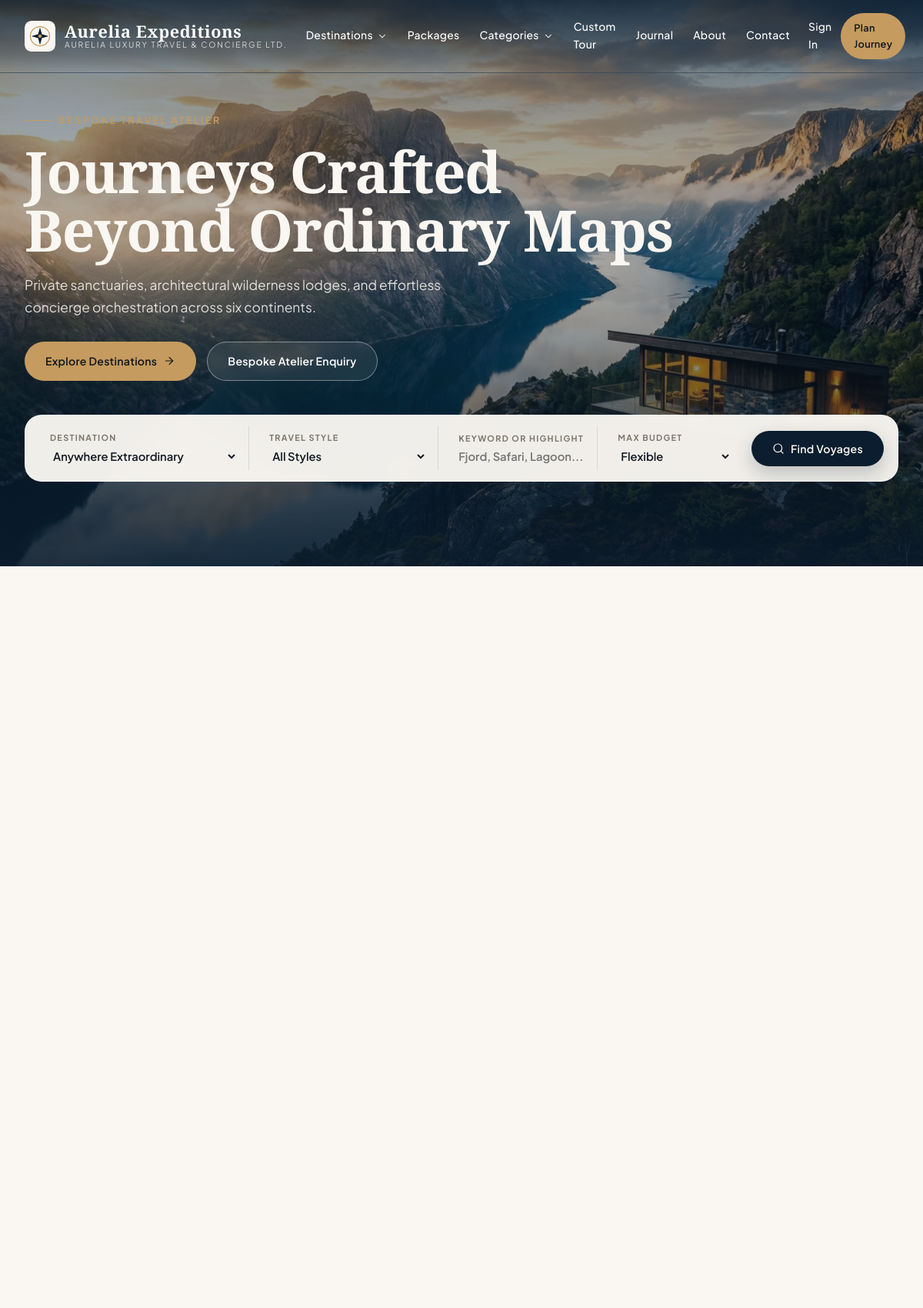
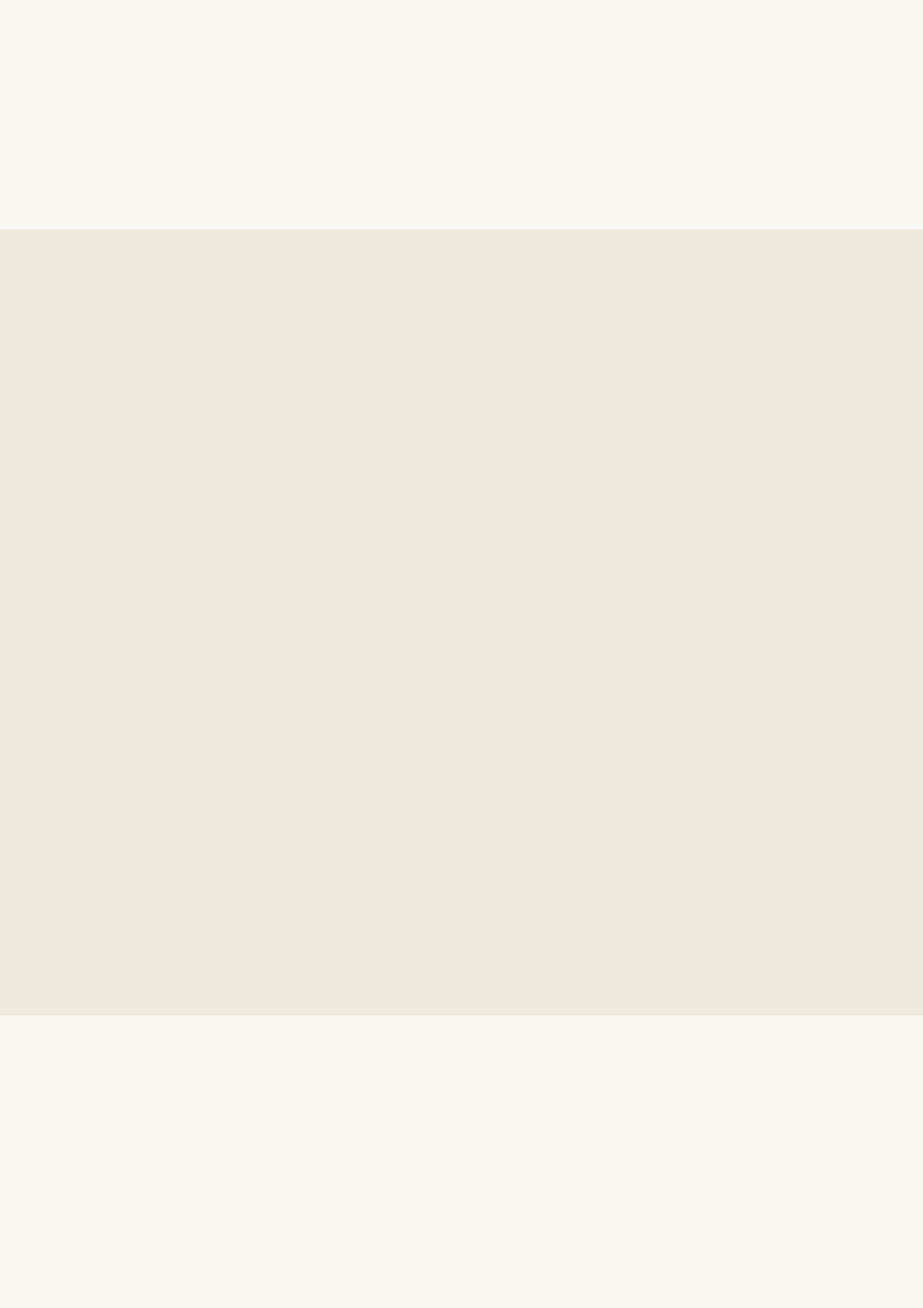
The page / (upper part) on the database its author committed (2 pictures, top to bottom).
### tables this page shows
CREATE TABLE `website_menus` (
  `id` INT UNSIGNED NOT NULL AUTO_INCREMENT,
  `location` ENUM('header','footer_explore','footer_company','footer_legal') NOT NULL DEFAULT 'header',
  `parent_id` INT UNSIGNED NULL,
  `label` VARCHAR(80) NOT NULL,
  `url` VARCHAR(255) NOT NULL,
  `sort_order` INT NOT NULL DEFAULT 0,
  `is_active` TINYINT(1) NOT NULL DEFAULT 1,
  `open_new_tab` TINYINT(1) NOT NULL DEFAULT 0,
  `created_at` TIMESTAMP NOT NULL DEFAULT CURRENT_TIMESTAMP,
  `updated_at` TIMESTAMP NOT NULL DEFAULT CURRENT_TIMESTAMP ON UPDATE CURRENT_TIMESTAMP,
  PRIMARY KEY (`id`),
  CONSTRAINT `fk_menu_parent` FOREIGN KEY (`parent_id`) REFERENCES `website_menus` (`id`) ON DELETE CASCADE
);

CREATE TABLE `homepage_sections` (
  `id` INT UNSIGNED NOT NULL AUTO_INCREMENT,
  `section_key` VARCHAR(60) NOT NULL,
  `title` VARCHAR(200) NOT NULL,
  `subtitle` TEXT NULL,
  `badge_text` VARCHAR(100) NULL,
  `cta_text` VARCHAR(80) NULL,
  `cta_link` VARCHAR(200) NULL,
  `background_image` VARCHAR(255) NULL,
  `config_json` JSON NULL,
  `sort_order` INT NOT NULL DEFAULT 0,
  `is_active` TINYINT(1) NOT NULL DEFAULT 1,
  `updated_at` TIMESTAMP NOT NULL DEFAULT CURRENT_TIMESTAMP ON UPDATE CURRENT_TIMESTAMP,
  PRIMARY KEY (`id`),
  UNIQUE KEY `uq_hs_key` (`section_key`)
);

### views/frontend/home.php (the view, shortened to what the rows shown need)
<?php
$sec = static fn(string $key): ?array => $sections[$key] ?? null;
?>
<?php if ($hero = $sec('hero')): ?>
<section class="hero-cinematic">
    <div class="hero-bg-media">
        <img src="<?= e(upload_url($hero['background_image'] ?: 'destinations/hero-fjord.jpg')) ?>" alt="<?= e($hero['title']) ?>">
    </div>
    <div class="hero-scrim"></div>
    <div class="container-editorial hero-content">
        <div class="hero-eyebrow"><?= e($hero['badge_text'] ?: brand('website_name')) ?></div>
        <h1 class="hero-title"><?= e($hero['title']) ?></h1>
        <p class="hero-subtitle"><?= e($hero['subtitle']) ?></p>
        <div class="hero-cta-row">
            <a href="<?= url($hero['cta_link'] ?: '/destinations') ?>" class="btn-brand btn-brand-accent">
                <?= e($hero['cta_text'] ?: 'Explore Destinations') ?> <?= svg_icon('arrow-right', 16) ?>
            </a>
            <a href="<?= url('/custom-enquiry') ?>" class="btn-brand btn-brand-outline-light">
                Bespoke Atelier Enquiry
            </a>
        </div>
        <form action="<?= url('/packages') ?>" method="GET" class="hero-search-dock">
            <div class="search-field">
                <label for="hero-dest">Destination</label>
                <select id="hero-dest" name="destination">
                    <option value="">Anywhere Extraordinary</option>
                </select>
            </div>
            <div class="search-field">
                <label for="hero-cat">Travel Style</label>
                <select id="hero-cat" name="category">
                    <option value="">All Styles</option>
                </select>
            </div>
            <div class="search-field">
                <label for="hero-q">Keyword or Highlight</label>
                <input id="hero-q" type="text" name="q" placeholder="Fjord, Safari, Lagoon...">
            </div>
            <div class="search-field">
                <label for="hero-budget">Max Budget</label>
                <select id="hero-budget" name="max_price">
                    <option value="">Flexible</option>
                </select>
            </div>
            <button type="submit" class="btn-brand btn-brand-primary" style="white-space:nowrap;">
                <?= svg_icon('search', 16) ?> Find Voyages
            </button>
        </form>
    </div>
</section>
<?php endif; ?>
<?php if ($destSec = $sec('featured_destinations')): ?>
<section class="section-pad">
    <div class="container-editorial">
    </div>
</section>
<?php endif; ?>
<?php if ($catSec = $sec('travel_categories')): ?>
<section class="section-pad band-sand">
    <div class="container-editorial">
    </div>
</section>
<?php endif; ?>
<?php if ($pkgSec = $sec('featured_packages')): ?>
<section class="section-pad">
    <div class="container-editorial">
    </div>
</section>
<?php endif; ?>

### views/partials/icons.php (shortened to what the rows shown need)
<?php
function svg_icon(string $name, int $size = 18, string $class = ''): string
{
    $attrs = sprintf('width="%d" height="%d" viewBox="0 0 24 24" fill="none" stroke="currentColor" stroke-width="1.8" stroke-linecap="round" stroke-linejoin="round" class="icon-svg %s"', $size, $size, e($class));
    return "<svg {$attrs}>{$paths}</svg>";
}

### core/Router.php (shortened to what the rows shown need)
<?php
class Router
{
    private array $routes = [];
    public function addRoute(string $method, string $path, callable|array $handler, array $middleware = []): void
    {
        $normalized = '/' . trim($path, '/');
        if ($normalized !== '/') {
            $normalized = rtrim($normalized, '/');
        }
        $pattern = preg_replace('#\{([a-zA-Z_][a-zA-Z0-9_]*)\}#', '(?P<$1>[^/]+)', $normalized);
        $regex = '#^' . $pattern . '$#';
        $this->routes[] = [
            'method' => strtoupper($method),
            'path' => $normalized,
            'regex' => $regex,
            'handler' => $handler,
            'middleware' => $middleware,
        ];
    }
    public function dispatch(string $requestUri, string $requestMethod): void
    {
        $path = parse_url($requestUri, PHP_URL_PATH) ?? '/';
        $basePath = base_path();
        if ($basePath !== '' && str_starts_with($path, $basePath)) {
            $path = substr($path, strlen($basePath));
        }
        $path = '/' . trim($path, '/');
        foreach ($this->routes as $route) {
            if (preg_match($route['regex'], $path, $matches)) {
                $params = [];
                $handler = $route['handler'];
                if (is_array($handler)) {
                    [$controllerClass, $action] = $handler;
                    $controller = new $controllerClass();
                    $controller->$action($params);
                    return;
                }
                return;
            }
        }
    }
}

### views/partials/frontend-header.php (shortened to what the rows shown need)
<?php
$cmsModel = new \App\Models\Cms();
$headerMenus = $cmsModel->menus('header');
$currentUser = \Core\Auth::user();
$isSolid = $isSolidHeader ?? false;
?>
<header class="site-header <?= $isSolid ? 'header-solid' : '' ?>">
    <div class="container-editorial header-inner">
        <a href="<?= url('/') ?>" class="brand-lockup" aria-label="<?= e(brand('website_name')) ?>">
            <img src="<?= e($isSolid ? brand_logo('primary') : brand_logo('light')) ?>" alt="<?= e(brand('website_name')) ?>">
            <div class="brand-wordmark">
                <strong><?= e(brand('website_name')) ?></strong>
                <span><?= e(brand('company_name')) ?></span>
            </div>
        </a>
        <nav class="nav-primary" aria-label="Main Navigation">
            <?php foreach ($headerMenus as $menu):
                $hasMega = in_array($menu['url'], ['/destinations', '/categories'], true);
            ?>
                <div class="nav-item">
                    <a href="<?= url($menu['url']) ?>" class="nav-link <?= is_active_nav($menu['url']) ?>">
                        <?= e($menu['label']) ?>
                        <?php if ($hasMega): ?>
                            <?= svg_icon('chevron-down', 14) ?>
                        <?php endif; ?>
                    </a>
                </div>
            <?php endforeach; ?>
        </nav>
        <div class="header-actions">
            <?php if ($currentUser): ?>
                <a href="<?= e(\Core\Auth::dashboardUrl($currentUser)) ?>" class="btn-brand btn-brand-accent btn-sm-pill">
                    My Portal
                </a>
            <?php else: ?>
                <a href="<?= url('/login') ?>" class="nav-link" style="font-size:0.86rem;">Sign In</a>
                <a href="<?= url('/custom-enquiry') ?>" class="btn-brand btn-brand-accent btn-sm-pill">Plan Journey</a>
            <?php endif; ?>
        </div>
    </div>
</header>

### rows shown on the page
website_menus: label "Destinations"
website_menus: label "Packages"
website_menus: label "Categories"
website_menus: label "Custom Tour"
website_menus: label "Journal"
website_menus: label "About"
website_menus: label "Contact"
homepage_sections: background_image (picture), badge_text "BESPOKE TRAVEL ATELIER", title "Journeys Crafted Beyond Ordinary Maps", subtitle "Private sanctuaries, architectural wilderness lodges, and effortless concierge orchestration across six continents.", cta_text "Explore Destinations"
